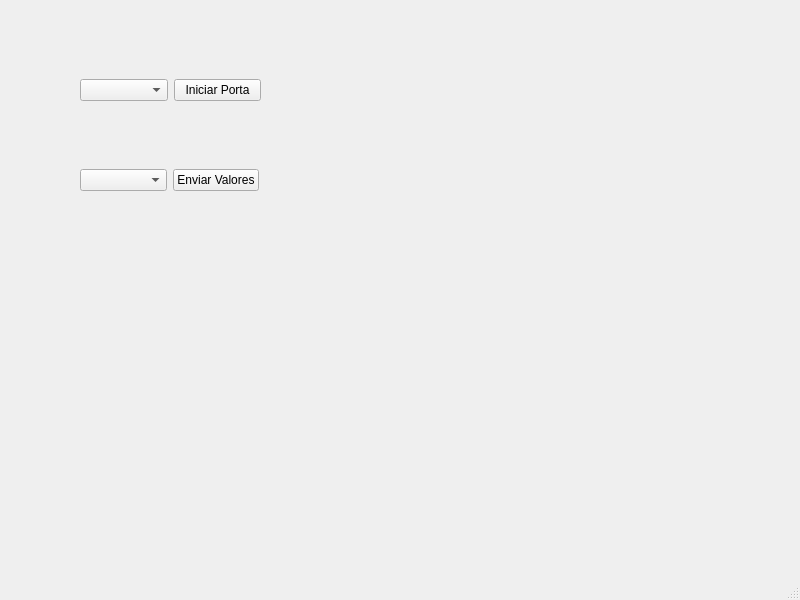
<?xml version="1.0" encoding="UTF-8"?>
<ui version="4.0">
 <class>MainWindow</class>
 <widget class="QMainWindow" name="MainWindow">
  <property name="geometry">
   <rect>
    <x>0</x>
    <y>0</y>
    <width>800</width>
    <height>600</height>
   </rect>
  </property>
  <property name="windowTitle">
   <string>MainWindow</string>
  </property>
  <widget class="QWidget" name="centralwidget">
   <widget class="QWidget" name="horizontalLayoutWidget">
    <property name="geometry">
     <rect>
      <x>80</x>
      <y>50</y>
      <width>181</width>
      <height>80</height>
     </rect>
    </property>
    <layout class="QHBoxLayout" name="horizontalLayout">
     <item>
      <widget class="QComboBox" name="cb_port"/>
     </item>
     <item>
      <widget class="QPushButton" name="btn_Port">
       <property name="text">
        <string>Iniciar Porta</string>
       </property>
      </widget>
     </item>
    </layout>
   </widget>
   <widget class="QWidget" name="horizontalLayoutWidget_2">
    <property name="geometry">
     <rect>
      <x>80</x>
      <y>140</y>
      <width>179</width>
      <height>80</height>
     </rect>
    </property>
    <layout class="QHBoxLayout" name="horizontalLayout_2">
     <item>
      <widget class="QComboBox" name="cb_Valores"/>
     </item>
     <item>
      <widget class="QPushButton" name="btn_EnviarValores">
       <property name="text">
        <string>Enviar Valores</string>
       </property>
      </widget>
     </item>
    </layout>
   </widget>
  </widget>
  <widget class="QMenuBar" name="menubar">
   <property name="geometry">
    <rect>
     <x>0</x>
     <y>0</y>
     <width>800</width>
     <height>20</height>
    </rect>
   </property>
  </widget>
  <widget class="QStatusBar" name="statusbar"/>
 </widget>
 <resources/>
 <connections/>
</ui>
